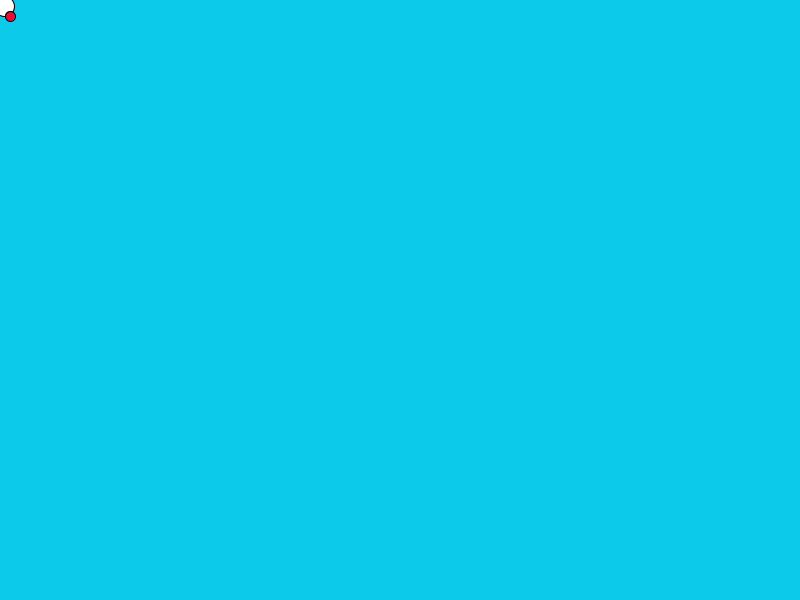
Frame 1 (no input)
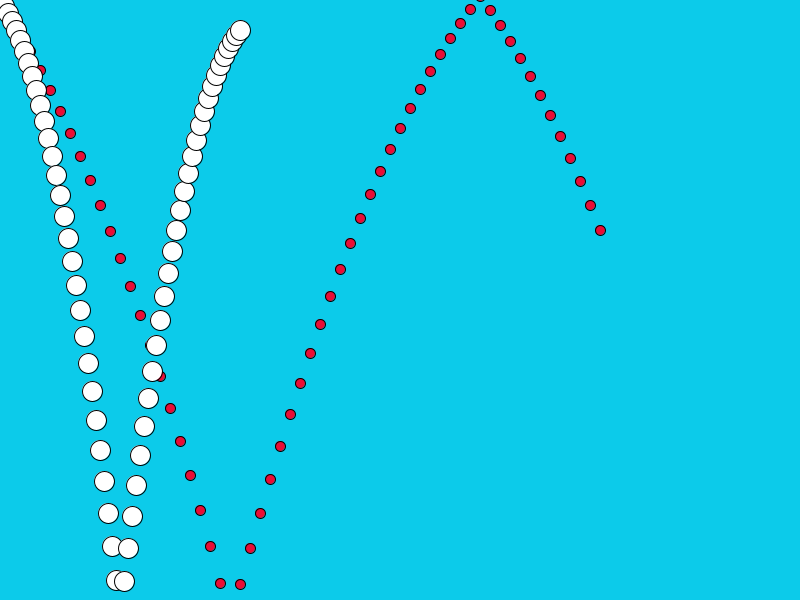
Frame 60 (the mouse pressed at the canvas centre just before this capture)
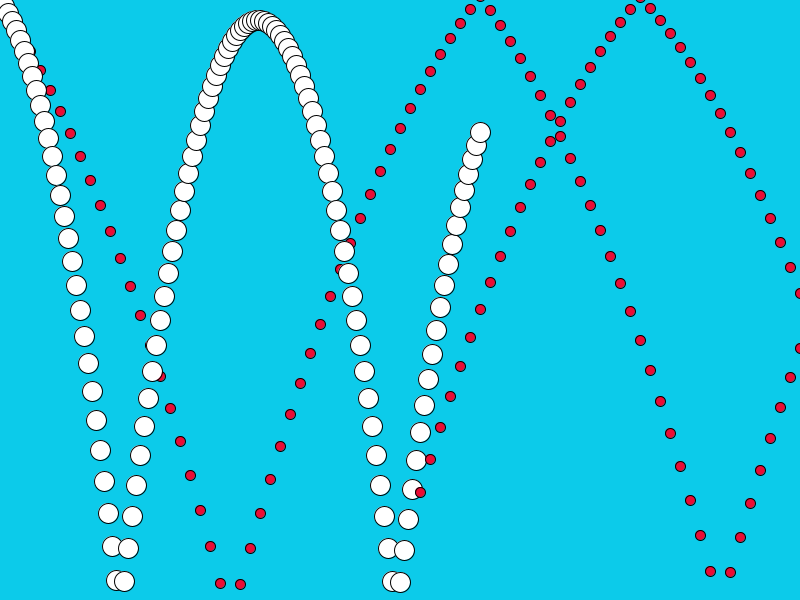
Frame 120 (the mouse held since frame 60 and released just before this capture)

The Processing sketch that drew these frames (run headless with seeded random() and noise(); from frame 60 on, the mouse is pressed at the canvas centre):

// Processing sketch: processing_77076
// ── processing_77076.pde

PVector  p1, v1, a1, p2, v2, a2;
void setup() {
  background (12,203, 234); 
  size (800, 600);
  fill (235, 0, 255);
  v1=new PVector (4, 5);
  p1=new PVector (0, 0);
  a1=new PVector (0, 1);
  
  v2=new PVector (10,15);
  p2=new PVector (0, 0);
  a2=new PVector (0, 1);
}
void draw () {
  
//erste Kugel

  //fill (130, 180, 230, 30);
  //rect (0, 0, width, height);
  v1.add (a1);
  p1.add (v1);
  fill (255);
  ellipse (p1.x, p1.y, 20, 20);

  if (p1.y>height) {
    v1.y=-v1.y;
  }
  if (p1.x>width) {
    v1.x=-v1.x;
  }

  if (p1.x<0) {v1.x=-v1.x;};


//zweite Kugel

  v2.add (a2);
  p2.add (v2);
  fill (234, 12, 53);
  ellipse (p2.x, p2.y, 10,10);

  if (p2.y>height) {
    v2.y=-v2.y;
  }
  if (p2.y<0) {
    v2.y=-v2.y;
  }
    
  if (p2.x>width) {
    v2.x=-v2.x;
  }

  if (p2.x<0) {v2.x=-v2.x;};
}
